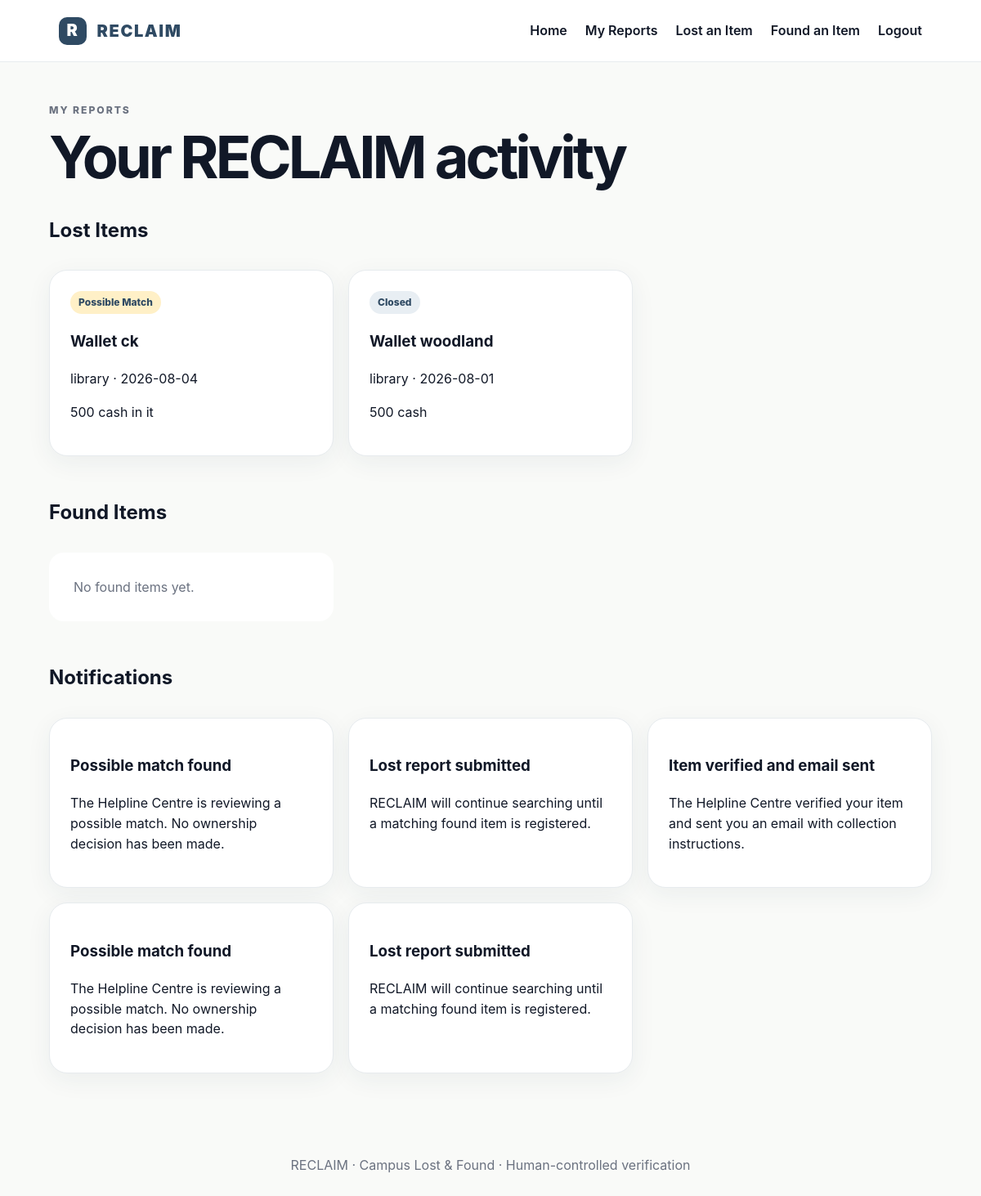
The app's page /dashboard (signed in) with its own data.
### models/item.py (models this page shows)
class Item(db.Model):
    id = db.Column(db.Integer, primary_key=True)
    type = db.Column(db.String(10), nullable=False)  # lost/found
    category = db.Column(db.String(80), nullable=False)
    brand = db.Column(db.String(120))
    model = db.Column(db.String(120))
    color = db.Column(db.String(80))
    details = db.Column(db.Text)
    location = db.Column(db.String(200), nullable=False)
    date = db.Column(db.String(20), nullable=False)
    time = db.Column(db.String(20))
    image_path = db.Column(db.String(500))
    reported_by = db.Column(db.Integer, db.ForeignKey("user.id"), nullable=False)
    status = db.Column(db.String(30), default="searching")
    created_at = db.Column(db.DateTime, server_default=db.func.now())
    reporter = db.relationship("User", foreign_keys=[reported_by])

### models/notification.py (models this page shows)
class Notification(db.Model):
    id = db.Column(db.Integer, primary_key=True)
    user_id = db.Column(db.Integer, db.ForeignKey("user.id"), nullable=False)
    title = db.Column(db.String(200), nullable=False)
    message = db.Column(db.Text, nullable=False)
    type = db.Column(db.String(50), default="info")
    read = db.Column(db.Boolean, default=False)
    created_at = db.Column(db.DateTime, server_default=db.func.now())

### routes/dashboard.py (the view)
@dashboard_bp.route("/dashboard")
@login_required
def dashboard():
    lost = Item.query.filter_by(reported_by=current_user.id, type="lost").order_by(Item.id.desc()).all()
    found = Item.query.filter_by(reported_by=current_user.id, type="found").order_by(Item.id.desc()).all()
    notifications = Notification.query.filter_by(user_id=current_user.id).order_by(Notification.id.desc()).all()
    return render_template("student/dashboard.html", lost=lost, found=found, notifications=notifications)

### main.py (called while the page is built)
@app.context_processor
def inject_globals():
    return {"app_name": "RECLAIM", "tagline": "Lost it. Found it. Reclaim it."}

### routes/auth.py (called while the page is built)
@login_manager.user_loader
def load_user(user_id):
    return User.query.get(int(user_id))

### templates/student/dashboard.html
{% extends "base.html" %}{% block content %}
<div class="page-head"><div><p class="eyebrow">MY REPORTS</p><h1>Your RECLAIM activity</h1></div></div>
<div class="tabs"><h2>Lost Items</h2></div>
<div class="cards">{% for x in lost %}<div class="card"><span class="pill {{x.status}}">{{x.status.replace("_"," ")}}</span><h3>{{x.category}} {{x.brand or ""}}</h3><p>{{x.location}} · {{x.date}}</p><p>{{x.details or "No additional details."}}</p></div>{% else %}<div class="empty">No lost reports yet.</div>{% endfor %}</div>
<div class="tabs"><h2>Found Items</h2></div>
<div class="cards">{% for x in found %}<div class="card"><span class="pill">registered</span><h3>{{x.category}} {{x.brand or ""}}</h3><p>{{x.location}} · {{x.date}}</p></div>{% else %}<div class="empty">No found items yet.</div>{% endfor %}</div>
<div class="tabs"><h2>Notifications</h2></div>
<div class="cards">{% for n in notifications %}<div class="card"><h3>{{n.title}}</h3><p>{{n.message}}</p></div>{% else %}<div class="empty">No notifications.</div>{% endfor %}</div>
{% endblock %}

### static/css/style.css (style rules this page uses)
:root { --primary:#2F4A63;--hover:#243B50;--muted:#6B7280;--bg:#F9FAF8;--card:#DCEAF4;--text:#111827;--beige:#F3EDE3;--white:#fff }
* { box-sizing:border-box }
body { margin:0;background:var(--bg);color:var(--text);font-family:Inter,ui-sans-serif,system-ui,-apple-system,Segoe UI,sans-serif;line-height:1.55 }
.eyebrow { font-size:.76rem;font-weight:800;letter-spacing:.16em;color:var(--muted) }
h1 { font-size:clamp(2.8rem,6vw,5.4rem);line-height:.98;margin:12px 0 24px;letter-spacing:-.055em }
.info-grid,.cards,.stats { display:grid;grid-template-columns:repeat(3,1fr);gap:18px;margin:30px 0 50px }
.card { background:white;border:1px solid #e7ebee;border-radius:22px;padding:25px;box-shadow:0 8px 30px #243b5010 }
.page-head { margin-top:50px }
.tabs { margin-top:35px }
.pill { display:inline-block;background:#e8eef3;color:var(--primary);padding:5px 10px;border-radius:99px;font-size:.75rem;font-weight:800;text-transform:capitalize }
.pill.possible_match { background:#fff0c7 }
.empty { padding:30px;background:white;border-radius:18px;color:var(--muted) }

### records on screen
Item: status.replace "Possible Match", category "Wallet", brand "ck", location "library", date "2026-08-04", details "500 cash in it"
Item: status.replace "Closed", category "Wallet", brand "woodland", location "library", date "2026-08-01", details "500 cash"
Notification: title "Possible match found", message "The Helpline Centre is reviewing a possible match. No ownership decision has been made."
Notification: title "Lost report submitted", message "RECLAIM will continue searching until a matching found item is registered."
Notification: title "Item verified and email sent", message "The Helpline Centre verified your item and sent you an email with collection instructions."
Notification: title "Possible match found", message "The Helpline Centre is reviewing a possible match. No ownership decision has been made."
Notification: title "Lost report submitted", message "RECLAIM will continue searching until a matching found item is registered."
